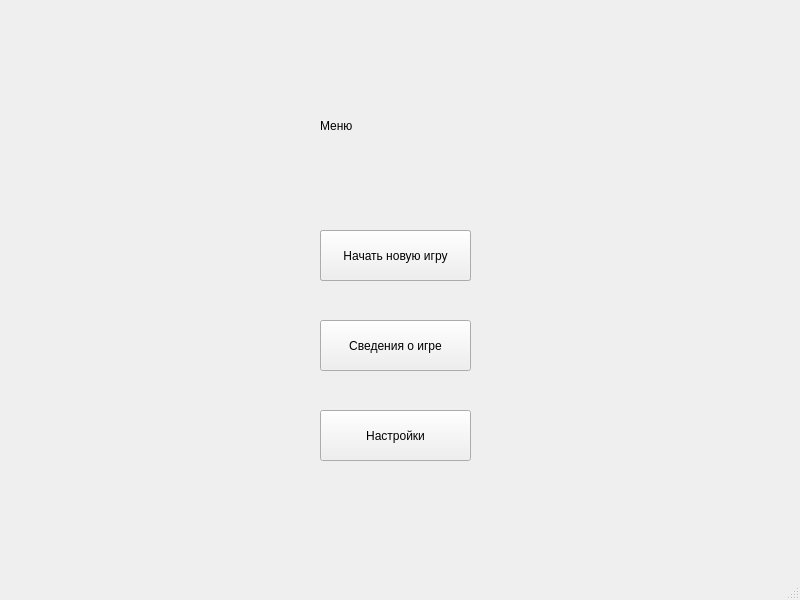
<?xml version="1.0" encoding="UTF-8"?>
<ui version="4.0">
 <class>MainWindow</class>
 <widget class="QMainWindow" name="MainWindow">
  <property name="geometry">
   <rect>
    <x>0</x>
    <y>0</y>
    <width>800</width>
    <height>600</height>
   </rect>
  </property>
  <property name="windowTitle">
   <string>MainWindow</string>
  </property>
  <widget class="QWidget" name="centralwidget">
   <widget class="QLabel" name="lbl_menu">
    <property name="geometry">
     <rect>
      <x>320</x>
      <y>80</y>
      <width>151</width>
      <height>91</height>
     </rect>
    </property>
    <property name="text">
     <string>Меню</string>
    </property>
   </widget>
   <widget class="QPushButton" name="b_start">
    <property name="geometry">
     <rect>
      <x>320</x>
      <y>230</y>
      <width>151</width>
      <height>51</height>
     </rect>
    </property>
    <property name="layoutDirection">
     <enum>Qt::LeftToRight</enum>
    </property>
    <property name="text">
     <string>Начать новую игру</string>
    </property>
    <property name="checkable">
     <bool>false</bool>
    </property>
    <property name="autoRepeat">
     <bool>false</bool>
    </property>
    <property name="autoExclusive">
     <bool>false</bool>
    </property>
    <property name="autoRepeatInterval">
     <number>100</number>
    </property>
   </widget>
   <widget class="QPushButton" name="b_rules">
    <property name="geometry">
     <rect>
      <x>320</x>
      <y>320</y>
      <width>151</width>
      <height>51</height>
     </rect>
    </property>
    <property name="text">
     <string>Сведения о игре</string>
    </property>
   </widget>
   <widget class="QPushButton" name="b_settings">
    <property name="geometry">
     <rect>
      <x>320</x>
      <y>410</y>
      <width>151</width>
      <height>51</height>
     </rect>
    </property>
    <property name="text">
     <string>Настройки</string>
    </property>
   </widget>
   <widget class="QLabel" name="lbl_error">
    <property name="geometry">
     <rect>
      <x>220</x>
      <y>10</y>
      <width>371</width>
      <height>41</height>
     </rect>
    </property>
    <property name="text">
     <string/>
    </property>
   </widget>
   <widget class="QPushButton" name="b_continue">
    <property name="enabled">
     <bool>true</bool>
    </property>
    <property name="geometry">
     <rect>
      <x>320</x>
      <y>230</y>
      <width>151</width>
      <height>51</height>
     </rect>
    </property>
    <property name="autoFillBackground">
     <bool>false</bool>
    </property>
    <property name="text">
     <string>Продолжить</string>
    </property>
    <property name="checkable">
     <bool>false</bool>
    </property>
    <property name="autoRepeat">
     <bool>false</bool>
    </property>
    <property name="autoExclusive">
     <bool>false</bool>
    </property>
    <property name="autoDefault">
     <bool>false</bool>
    </property>
    <property name="default">
     <bool>false</bool>
    </property>
    <property name="flat">
     <bool>false</bool>
    </property>
   </widget>
   <widget class="QLabel" name="lbl_back_pic">
    <property name="geometry">
     <rect>
      <x>0</x>
      <y>0</y>
      <width>801</width>
      <height>571</height>
     </rect>
    </property>
    <property name="text">
     <string/>
    </property>
   </widget>
   <zorder>lbl_back_pic</zorder>
   <zorder>b_continue</zorder>
   <zorder>lbl_menu</zorder>
   <zorder>b_start</zorder>
   <zorder>b_rules</zorder>
   <zorder>b_settings</zorder>
   <zorder>lbl_error</zorder>
  </widget>
  <widget class="QMenuBar" name="menubar">
   <property name="geometry">
    <rect>
     <x>0</x>
     <y>0</y>
     <width>800</width>
     <height>21</height>
    </rect>
   </property>
  </widget>
  <widget class="QStatusBar" name="statusbar"/>
 </widget>
 <resources/>
 <connections/>
</ui>
